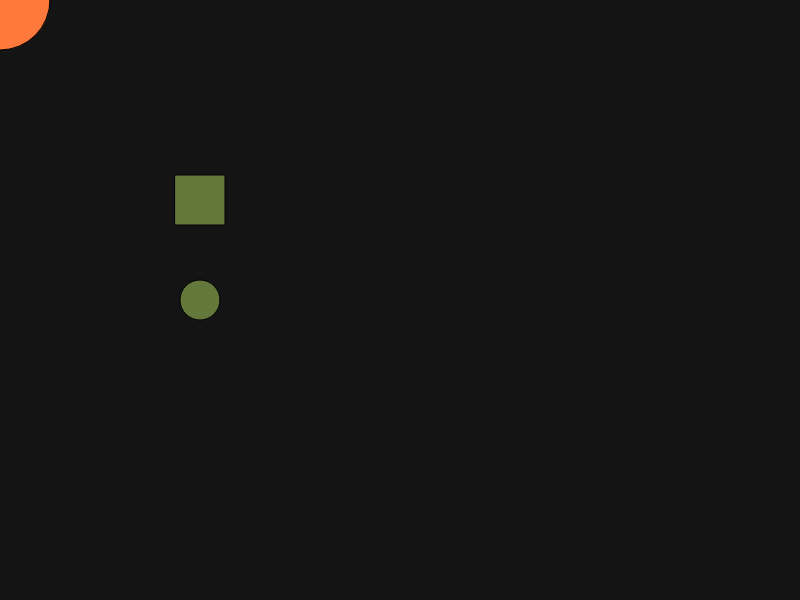
Frame 1 (no input)
Frame 60 (no input): identical to frame 1, image omitted
Frame 120 (the mouse pressed at the canvas centre since frame 60): identical to frame 1, image omitted

The p5.js sketch that drew this single still picture (run headless with seeded random() and noise() and a simulated clock; from frame 60 on, the mouse is pressed at the canvas centre):

// p5.js sketch
// ── sketch.js
console.log("I believe I can do this!");

function setup() {
  createCanvas(800, 600);
}

function draw() {
  background(20);
  fill(255, 120, 60);
  circle(0, 0, 100);
  fill(100, 120, 60);
  rectMode(CENTER);
  rect(200, 200, 50, 50);
  circle(200, 300, 40);
}
